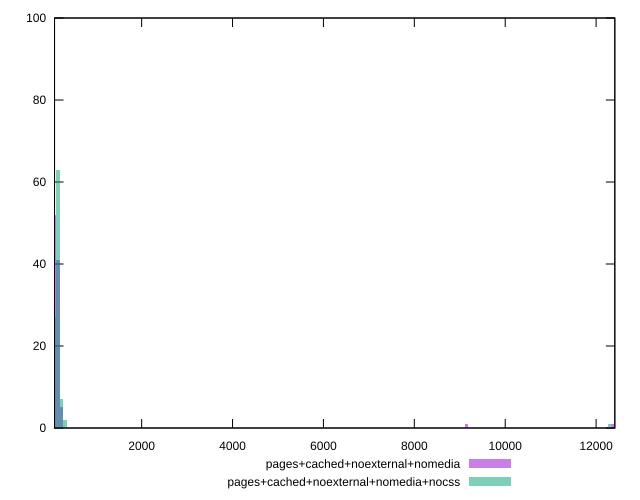

The script that saved this image:
reset

$pagesCachedNoexternalNomedia <<EOF
78.832894463656 52
157.665788927312 41
236.498683390968 5
9144.615757784097 1
12376.764430793992 1
EOF

$pagesCachedNoexternalNomediaNocss <<EOF
157.665788927312 63
78.832894463656 27
315.331577854624 2
236.498683390968 7
12297.931536330336 1
EOF

set key outside below
set boxwidth 78.832894463656
set xrange [83.087:12411.76]
set yrange [0:100]
set trange [0:100]
set style fill transparent solid 0.5 noborder
set terminal svg size 640, 500 enhanced background rgb 'white'
set output "reprap/server-response-time/comparison/histogram/3_vs_4.svg"

plot $pagesCachedNoexternalNomedia title "pages+cached+noexternal+nomedia" with boxes, \
     $pagesCachedNoexternalNomediaNocss title "pages+cached+noexternal+nomedia+nocss" with boxes

reset
